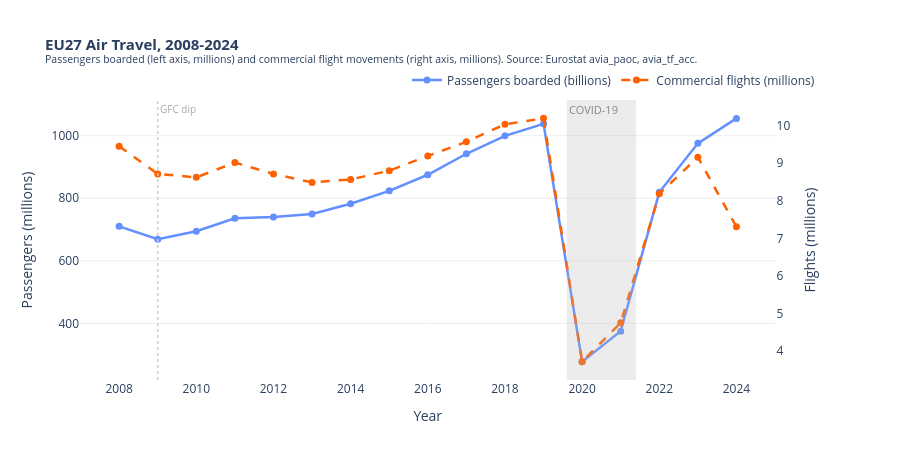

The code cell stored with this chart in its notebook:
### Markdown cell above
Something worth establishing up front: this is not only a historical story. LCCs are still operating, still opening new routes, and still pricing out competitors. Ryanair set a new passenger record in 2023. The market expansion documented here has not stopped.

The case that LCCs broadened access to air travel rests on three connected observations. First, total passenger numbers grew far beyond what existing airlines could have absorbed alone, which suggests new demand was created rather than redistributed. Second, the airports that LCCs used as their bases grew at roughly double the rate of traditional hubs, and the traditional hubs kept growing too, which rules out simple redistribution. Third, the growth was geographically concentrated in the countries where LCCs expanded most aggressively, which is exactly where you would expect the access effect to be largest.

The three visualisations that follow examine each of these observations in turn.



### Argument 1.1 - Total EU27 air travel grew substantially between 2008 and 2019

The chart below shows the annual number of passengers boarding flights in the EU27 alongside the total number of passenger flight movements. The EU27 refers to the 27 member states of the European Union.

Displaying both together is more informative than either alone. Passenger numbers show how demand changed. Flight movements show how much aircraft activity that demand required. If passengers grew much faster than flights, it means the existing capacity was being filled more efficiently. If both grew in step, the market expanded but did not become more efficient.

### Code cell
eu_pax = (
    df_paoc[df_paoc['country_code'] == 'EU27_2020']
    .groupby('year')['passengers'].sum().reset_index()
)
eu_pax = eu_pax[(eu_pax['year'] >= 2008) & (eu_pax['year'] <= 2024)]

eu_flt = (
    df_tf[df_tf['country_code'] == 'EU27_2020']
    .groupby('year')['flights'].sum().reset_index()
)
eu_flt = eu_flt[(eu_flt['year'] >= 2008) & (eu_flt['year'] <= 2024)]

fig1 = make_subplots(specs=[[{'secondary_y': True}]])

fig1.add_trace(go.Scatter(
    x=eu_pax['year'], y=eu_pax['passengers'] / 1e6,
    name='Passengers boarded (billions)',
    mode='lines+markers',
    line=dict(color=COL_LCC, width=2.5),
    marker=dict(size=7),
    hovertemplate='%{x}: %{y:.2f}B passengers<extra></extra>'
), secondary_y=False)

fig1.add_trace(go.Scatter(
    x=eu_flt['year'], y=eu_flt['flights'] / 1e6,
    name='Commercial flights (millions)',
    mode='lines+markers',
    line=dict(color=COL_TRAD, width=2.5, dash='dash'),
    marker=dict(size=7),
    hovertemplate='%{x}: %{y:.2f}M flights<extra></extra>'
), secondary_y=True)

fig1.add_vrect(
    x0=2019.6, x1=2021.4, fillcolor='rgba(180,180,180,0.25)',
    line_width=0, annotation_text='COVID-19',
    annotation_position='top left',
    annotation_font=dict(size=11, color='#888888')
)
fig1.add_vline(
    x=2009, line_dash='dot', line_color='#cccccc', line_width=1.5,
    annotation_text='GFC dip', annotation_position='top right',
    annotation_font=dict(size=10, color='#aaaaaa')
)

fig1.update_layout(
    title=dict(
        text=(
            '<b>EU27 Air Travel, 2008-2024</b><br>'
            '<sup>Passengers boarded (left axis, millions) and commercial flight movements '
            '(right axis, millions). Source: Eurostat avia_paoc, avia_tf_acc.</sup>'
        ),
        font=dict(size=15)
    ),
    height=460, plot_bgcolor='white', paper_bgcolor='white',
    legend=dict(orientation='h', yanchor='bottom', y=1.02, xanchor='right', x=1),
    hovermode='x unified',
    xaxis=dict(title='Year', tickmode='linear', tick0=2008, dtick=2, showgrid=False)
)
fig1.update_yaxes(title_text='Passengers (millions)', secondary_y=False,
                  showgrid=True, gridcolor=COL_GRID)
fig1.update_yaxes(title_text='Flights (millions)', secondary_y=True, showgrid=False)
fig1.show()

p08 = eu_pax.loc[eu_pax['year'] == 2008, 'passengers'].values[0]
p19 = eu_pax.loc[eu_pax['year'] == 2019, 'passengers'].values[0]
f08 = eu_flt.loc[eu_flt['year'] == 2008, 'flights'].values[0]
f19 = eu_flt.loc[eu_flt['year'] == 2019, 'flights'].values[0]
print(f"Passengers: {p08/1e9:.2f}B (2008) to {p19/1e9:.2f}B (2019)  (+{(p19/p08-1)*100:.0f}%)")
print(f"Flights:    {f08/1e6:.2f}M (2008) to {f19/1e6:.2f}M (2019)  (+{(f19/f08-1)*100:.0f}%)")
print(f"Passengers per flight 2008: {p08/f08:.1f}   2019: {p19/f19:.1f}")

### Figure 1 — Plotly figure (JSON) as saved in the notebook; plotly's stock layout.template omitted (floating-point values rounded to 4 significant figures)
{"data": [{"hovertemplate": "%{x}: %{y:.2f}B passengers<extra></extra>", "line": {"color": "#648FFF", "width": 2.5}, "marker": {"size": 7}, "mode": "lines+markers", "name": "Passengers boarded (billions)", "type": "scatter", "x": [2008, 2009, 2010, 2011, 2012, 2013, 2014, 2015, 2016, 2017, 2018, 2019, 2020, 2021, 2022, 2023, 2024], "xaxis": "x", "y": [710.1, 669.2, 694.6, 735.7, 739.8, 749.8, 782.5, 823.7, 875.1, 942.2, 999.5, 1038.0, 277.7, 375.2, 818.9, 975.5, 1055.0], "yaxis": "y"}, {"hovertemplate": "%{x}: %{y:.2f}M flights<extra></extra>", "line": {"color": "#FE6100", "dash": "dash", "width": 2.5}, "marker": {"size": 7}, "mode": "lines+markers", "name": "Commercial flights (millions)", "type": "scatter", "x": [2008, 2009, 2010, 2011, 2012, 2013, 2014, 2015, 2016, 2017, 2018, 2019, 2020, 2021, 2022, 2023, 2024], "xaxis": "x", "y": [9.452, 8.716, 8.625, 9.02, 8.715, 8.49, 8.57, 8.803, 9.196, 9.57, 10.04, 10.19, 3.723, 4.755, 8.187, 9.161, 7.311], "yaxis": "y2"}], "layout": {"annotations": [{"font": {"color": "#888888", "size": 11}, "showarrow": false, "text": "COVID-19", "x": 2020.0, "xanchor": "left", "xref": "x", "y": 1, "yanchor": "top", "yref": "y domain"}, {"font": {"color": "#aaaaaa", "size": 10}, "showarrow": false, "text": "GFC dip", "x": 2009, "xanchor": "left", "xref": "x", "y": 1, "yanchor": "top", "yref": "y domain"}], "height": 460, "hovermode": "x unified", "legend": {"orientation": "h", "x": 1, "xanchor": "right", "y": 1.02, "yanchor": "bottom"}, "paper_bgcolor": "white", "plot_bgcolor": "white", "shapes": [{"fillcolor": "rgba(180,180,180,0.25)", "line": {"width": 0}, "type": "rect", "x0": 2020.0, "x1": 2021.0, "xref": "x", "y0": 0, "y1": 1, "yref": "y domain"}, {"line": {"color": "#cccccc", "dash": "dot", "width": 1.5}, "type": "line", "x0": 2009, "x1": 2009, "xref": "x", "y0": 0, "y1": 1, "yref": "y domain"}], "title": {"font": {"size": 15}, "text": "<b>EU27 Air Travel, 2008-2024</b><br><sup>Passengers boarded (left axis, millions) and commercial flight movements (right axis, millions). Source: Eurostat avia_paoc, avia_tf_acc.</sup>"}, "xaxis": {"anchor": "y", "domain": [0, 0.94], "dtick": 2, "showgrid": false, "tick0": 2008, "tickmode": "linear", "title": {"text": "Year"}}, "yaxis": {"anchor": "x", "domain": [0, 1], "gridcolor": "#eeeeee", "showgrid": true, "title": {"text": "Passengers (millions)"}}, "yaxis2": {"anchor": "x", "overlaying": "y", "showgrid": false, "side": "right", "title": {"text": "Flights (millions)"}}}}
